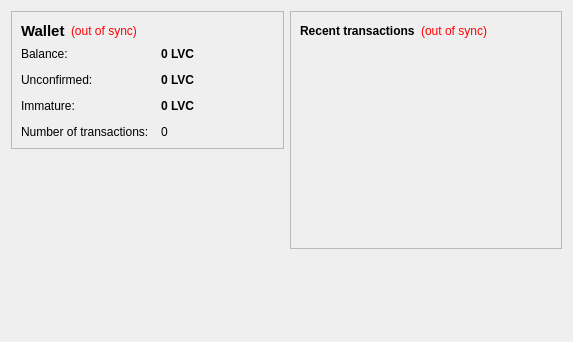
<?xml version="1.0" encoding="UTF-8"?>
<ui version="4.0">
 <class>OverviewPage</class>
 <widget class="QWidget" name="OverviewPage">
  <property name="geometry">
   <rect>
    <x>0</x>
    <y>0</y>
    <width>573</width>
    <height>342</height>
   </rect>
  </property>
  <property name="windowTitle">
   <string>Form</string>
  </property>
  <layout class="QHBoxLayout" name="horizontalLayout" stretch="1,1">
   <item>
    <layout class="QVBoxLayout" name="verticalLayout_2">
     <item>
      <widget class="QFrame" name="frame">
       <property name="frameShape">
        <enum>QFrame::StyledPanel</enum>
       </property>
       <property name="frameShadow">
        <enum>QFrame::Raised</enum>
       </property>
       <layout class="QVBoxLayout" name="verticalLayout_4">
        <item>
         <layout class="QHBoxLayout" name="horizontalLayout_4">
          <item>
           <widget class="QLabel" name="label_5">
            <property name="font">
             <font>
              <pointsize>11</pointsize>
              <weight>75</weight>
              <bold>true</bold>
             </font>
            </property>
            <property name="text">
             <string>Wallet</string>
            </property>
           </widget>
          </item>
          <item>
           <widget class="QLabel" name="labelWalletStatus">
            <property name="toolTip">
             <string>The displayed information may be out of date. Your wallet automatically synchronizes with the livecoin network after a connection is established, but this process has not completed yet.</string>
            </property>
            <property name="styleSheet">
             <string notr="true">QLabel { color: red; }</string>
            </property>
            <property name="text">
             <string notr="true">(out of sync)</string>
            </property>
            <property name="alignment">
             <set>Qt::AlignLeading|Qt::AlignLeft|Qt::AlignVCenter</set>
            </property>
           </widget>
          </item>
          <item>
           <spacer name="horizontalSpacer_2">
            <property name="orientation">
             <enum>Qt::Horizontal</enum>
            </property>
            <property name="sizeHint" stdset="0">
             <size>
              <width>40</width>
              <height>20</height>
             </size>
            </property>
           </spacer>
          </item>
         </layout>
        </item>
        <item>
         <layout class="QFormLayout" name="formLayout_2">
          <property name="fieldGrowthPolicy">
           <enum>QFormLayout::AllNonFixedFieldsGrow</enum>
          </property>
          <property name="horizontalSpacing">
           <number>12</number>
          </property>
          <property name="verticalSpacing">
           <number>12</number>
          </property>
          <item row="0" column="0">
           <widget class="QLabel" name="label">
            <property name="text">
             <string>Balance:</string>
            </property>
           </widget>
          </item>
          <item row="0" column="1">
           <widget class="QLabel" name="labelBalance">
            <property name="font">
             <font>
              <weight>75</weight>
              <bold>true</bold>
             </font>
            </property>
            <property name="cursor">
             <cursorShape>IBeamCursor</cursorShape>
            </property>
            <property name="toolTip">
             <string>Your current balance</string>
            </property>
            <property name="text">
             <string notr="true">0 LVC</string>
            </property>
            <property name="textInteractionFlags">
             <set>Qt::LinksAccessibleByMouse|Qt::TextSelectableByKeyboard|Qt::TextSelectableByMouse</set>
            </property>
           </widget>
          </item>
          <item row="1" column="0">
           <widget class="QLabel" name="label_3">
            <property name="text">
             <string>Unconfirmed:</string>
            </property>
           </widget>
          </item>
          <item row="1" column="1">
           <widget class="QLabel" name="labelUnconfirmed">
            <property name="font">
             <font>
              <weight>75</weight>
              <bold>true</bold>
             </font>
            </property>
            <property name="cursor">
             <cursorShape>IBeamCursor</cursorShape>
            </property>
            <property name="toolTip">
             <string>Total of transactions that have yet to be confirmed, and do not yet count toward the current balance</string>
            </property>
            <property name="text">
             <string notr="true">0 LVC</string>
            </property>
            <property name="textInteractionFlags">
             <set>Qt::LinksAccessibleByMouse|Qt::TextSelectableByKeyboard|Qt::TextSelectableByMouse</set>
            </property>
           </widget>
          </item>
          <item row="3" column="0">
           <widget class="QLabel" name="label_2">
            <property name="text">
             <string>Number of transactions:</string>
            </property>
           </widget>
          </item>
          <item row="3" column="1">
           <widget class="QLabel" name="labelNumTransactions">
            <property name="toolTip">
             <string>Total number of transactions in wallet</string>
            </property>
            <property name="text">
             <string notr="true">0</string>
            </property>
           </widget>
          </item>
          <item row="2" column="0">
           <widget class="QLabel" name="labelImmatureText">
            <property name="text">
             <string>Immature:</string>
            </property>
           </widget>
          </item>
          <item row="2" column="1">
           <widget class="QLabel" name="labelImmature">
            <property name="font">
             <font>
              <weight>75</weight>
              <bold>true</bold>
             </font>
            </property>
            <property name="toolTip">
             <string>Mined balance that has not yet matured</string>
            </property>
            <property name="text">
             <string notr="true">0 LVC</string>
            </property>
            <property name="textInteractionFlags">
             <set>Qt::LinksAccessibleByMouse|Qt::TextSelectableByKeyboard|Qt::TextSelectableByMouse</set>
            </property>
           </widget>
          </item>
         </layout>
        </item>
       </layout>
      </widget>
     </item>
     <item>
      <spacer name="verticalSpacer">
       <property name="orientation">
        <enum>Qt::Vertical</enum>
       </property>
       <property name="sizeHint" stdset="0">
        <size>
         <width>20</width>
         <height>40</height>
        </size>
       </property>
      </spacer>
     </item>
    </layout>
   </item>
   <item>
    <layout class="QVBoxLayout" name="verticalLayout_3">
     <item>
      <widget class="QFrame" name="frame_2">
       <property name="frameShape">
        <enum>QFrame::StyledPanel</enum>
       </property>
       <property name="frameShadow">
        <enum>QFrame::Raised</enum>
       </property>
       <layout class="QVBoxLayout" name="verticalLayout">
        <item>
         <layout class="QHBoxLayout" name="horizontalLayout_2">
          <item>
           <widget class="QLabel" name="label_4">
            <property name="text">
             <string>&lt;b&gt;Recent transactions&lt;/b&gt;</string>
            </property>
           </widget>
          </item>
          <item>
           <widget class="QLabel" name="labelTransactionsStatus">
            <property name="toolTip">
             <string>The displayed information may be out of date. Your wallet automatically synchronizes with the livecoin network after a connection is established, but this process has not completed yet.</string>
            </property>
            <property name="styleSheet">
             <string notr="true">QLabel { color: red; }</string>
            </property>
            <property name="text">
             <string notr="true">(out of sync)</string>
            </property>
            <property name="alignment">
             <set>Qt::AlignRight|Qt::AlignTrailing|Qt::AlignVCenter</set>
            </property>
           </widget>
          </item>
          <item>
           <spacer name="horizontalSpacer">
            <property name="orientation">
             <enum>Qt::Horizontal</enum>
            </property>
            <property name="sizeHint" stdset="0">
             <size>
              <width>40</width>
              <height>20</height>
             </size>
            </property>
           </spacer>
          </item>
         </layout>
        </item>
        <item>
         <widget class="QListView" name="listTransactions">
          <property name="styleSheet">
           <string notr="true">QListView { background: transparent; }</string>
          </property>
          <property name="frameShape">
           <enum>QFrame::NoFrame</enum>
          </property>
          <property name="verticalScrollBarPolicy">
           <enum>Qt::ScrollBarAlwaysOff</enum>
          </property>
          <property name="horizontalScrollBarPolicy">
           <enum>Qt::ScrollBarAlwaysOff</enum>
          </property>
          <property name="selectionMode">
           <enum>QAbstractItemView::NoSelection</enum>
          </property>
         </widget>
        </item>
       </layout>
      </widget>
     </item>
     <item>
      <spacer name="verticalSpacer_2">
       <property name="orientation">
        <enum>Qt::Vertical</enum>
       </property>
       <property name="sizeHint" stdset="0">
        <size>
         <width>20</width>
         <height>40</height>
        </size>
       </property>
      </spacer>
     </item>
    </layout>
   </item>
  </layout>
 </widget>
 <resources/>
 <connections/>
</ui>
